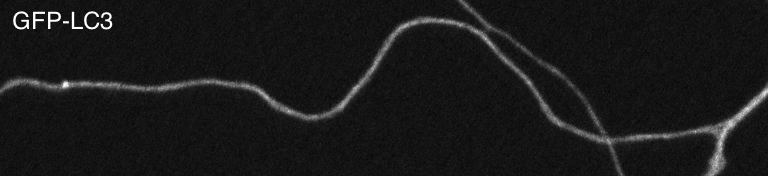
#> input picture axon02.tif, 768 x 176 px
$ python IntensityDerivatives.py
#> lines starting #> are read from the running program, lines starting #| are printed output that depends on the picture
import cv2
import numpy as np
import matplotlib.pyplot as plt

# 读取图像
axon02 = cv2.imread("axon02.tif", cv2.IMREAD_GRAYSCALE)
#> axon02 is the input picture: shape (176, 768); min 4, max 255, mean 25.2
cell_nucleus = cv2.imread("cell_nucleus.tif", cv2.IMREAD_GRAYSCALE)
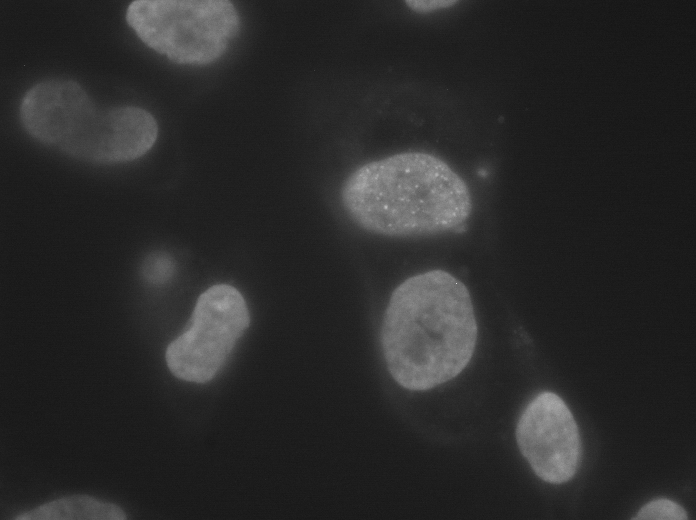
#> input picture cell_nucleus.tif, 696 x 520 px
#> cell_nucleus is the input picture: shape (520, 696); min 19, max 221, mean 42.6


# 定义卷积计算函数
def convolve(image, kernel):
    return cv2.filter2D(image, -1, kernel)


# 定义σ值和卷积核大小
sigmaList = [1, 2, 5]

# 计算水平和垂直方向的导数图像，并显示
fig, axs = plt.subplots(nrows=len(sigmaList), ncols=6, figsize=(54, 27))

for i, sigma in enumerate(sigmaList):
    ksize = int(np.ceil(sigma * 3) * 2 + 1)
    k = cv2.getDerivKernels(1, 0, ksize)
    k1 = cv2.getDerivKernels(0, 1, ksize)
    kernelDx = cv2.getDerivKernels(1, 0, ksize)[0].T
    kernelDy = cv2.getDerivKernels(0, 1, ksize)[1]
    # 计算水平方向的导数
    axon02Dx = convolve(axon02, kernelDx)
    cellnucleusDx = convolve(cell_nucleus, kernelDx)
    # 计算竖直方向的导数
    axon02Dy = convolve(axon02, kernelDy)
    cellnucleusDy = convolve(cell_nucleus, kernelDy)

    # 绘制图像
    axs[i][0].imshow(axon02, cmap="gray")
    axs[i][0].set_title("axon02")
    axs[i][1].imshow(axon02Dx, cmap="gray")
    axs[i][1].set_title(f"dx_axon02 (σ={sigma})")
    axs[i][2].imshow(axon02Dy, cmap="gray")
    axs[i][2].set_title(f"dy_axon02 (σ={sigma})")
    axs[i][3].imshow(cell_nucleus, cmap="gray")
    axs[i][3].set_title("cell_nucleus")
    axs[i][4].imshow(cellnucleusDx, cmap="gray")
    axs[i][4].set_title(f"dx_cell_nucleus (σ={sigma})")
    axs[i][5].imshow(cellnucleusDy, cmap="gray")
    axs[i][5].set_title(f"dy_cell_nucleus (σ={sigma})")
#> this loop made 3 passes
#> pass 1, `axon02Dx = convolve(axon02, kernelDx)`:
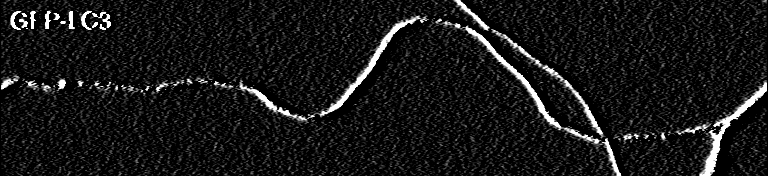
#> axon02Dx: shape (176, 768); min 0, max 255, mean 22.9
#> pass 1, `cellnucleusDx = convolve(cell_nucleus, kernelDx)`:
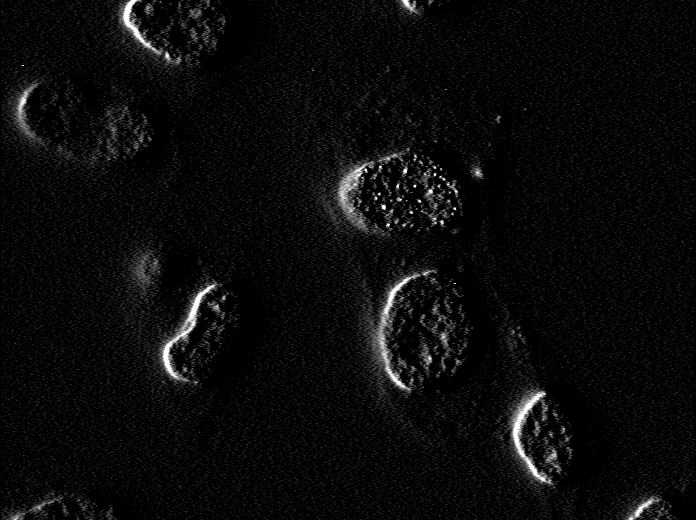
#> cellnucleusDx: shape (520, 696); min 0, max 255, mean 10.8
#> pass 1, `axon02Dy = convolve(axon02, kernelDy)`:
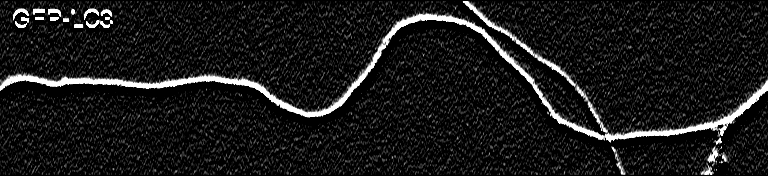
#> axon02Dy: shape (176, 768); min 0, max 255, mean 25.5
#> pass 1, `cellnucleusDy = convolve(cell_nucleus, kernelDy)`:
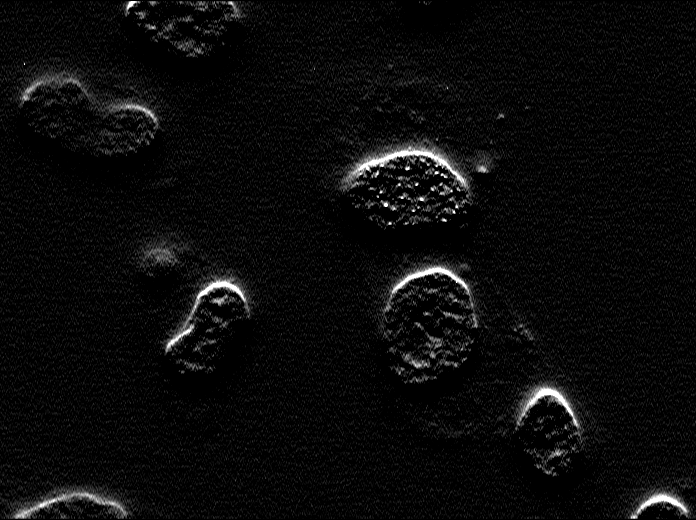
#> cellnucleusDy: shape (520, 696); min 0, max 255, mean 11

plt.tight_layout()
plt.show()
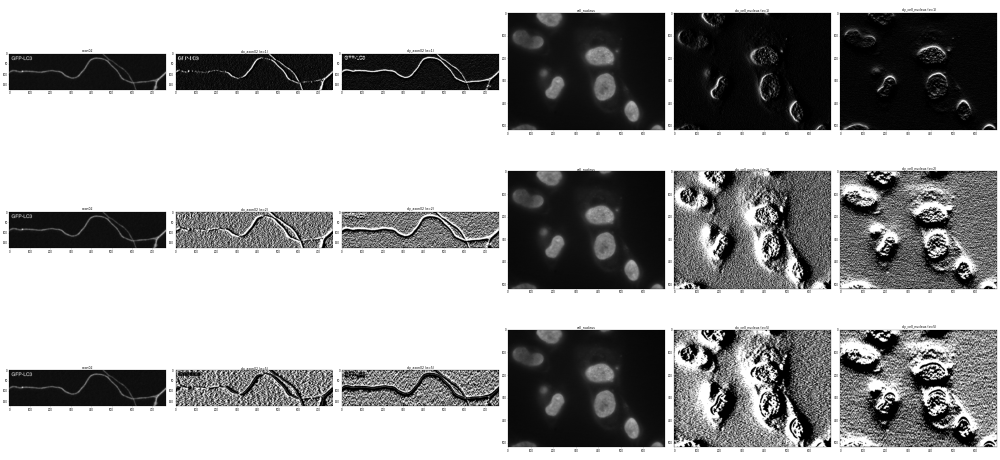
#> figure drawn by matplotlib, 18 panels
